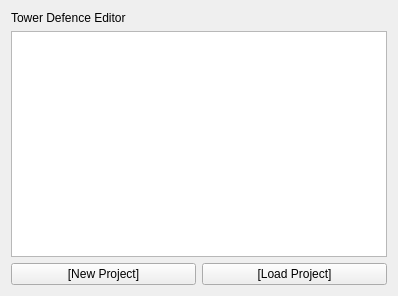
<?xml version="1.0" encoding="UTF-8"?>
<ui version="4.0">
 <class>ProjectSelectorDialog</class>
 <widget class="QWidget" name="ProjectSelectorDialog">
  <property name="geometry">
   <rect>
    <x>0</x>
    <y>0</y>
    <width>398</width>
    <height>296</height>
   </rect>
  </property>
  <property name="windowTitle">
   <string>ProjectSelectorDialog</string>
  </property>
  <layout class="QVBoxLayout" name="verticalLayout_2">
   <item>
    <layout class="QVBoxLayout" name="verticalLayout">
     <item>
      <widget class="QLabel" name="ProjectSelectorLabel">
       <property name="text">
        <string>Tower Defence Editor</string>
       </property>
      </widget>
     </item>
     <item>
      <widget class="QListWidget" name="RecentProjectListWidget"/>
     </item>
     <item>
      <layout class="QHBoxLayout" name="horizontalLayout_4">
       <item>
        <widget class="QPushButton" name="NewProjectButton">
         <property name="text">
          <string>[New Project]</string>
         </property>
        </widget>
       </item>
       <item>
        <widget class="QPushButton" name="LoadProjectButton">
         <property name="text">
          <string>[Load Project]</string>
         </property>
        </widget>
       </item>
      </layout>
     </item>
    </layout>
   </item>
  </layout>
 </widget>
 <resources/>
 <connections/>
</ui>
